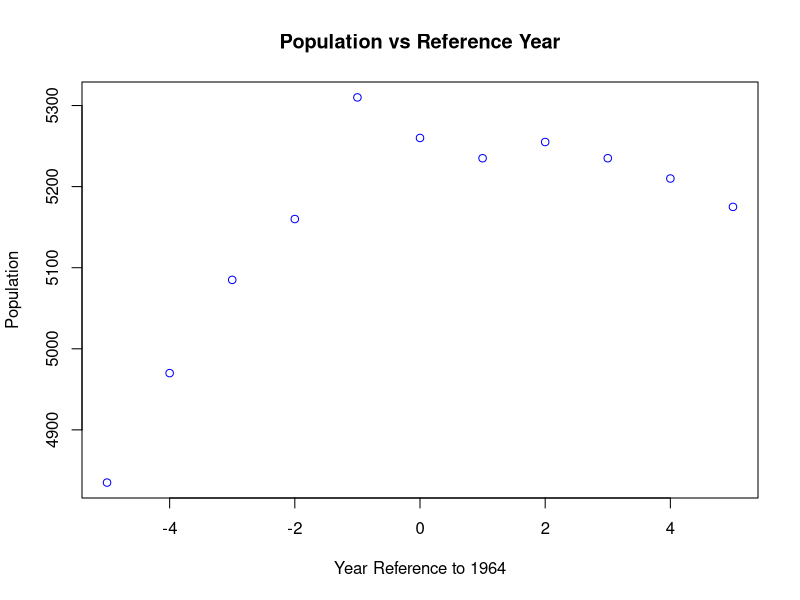
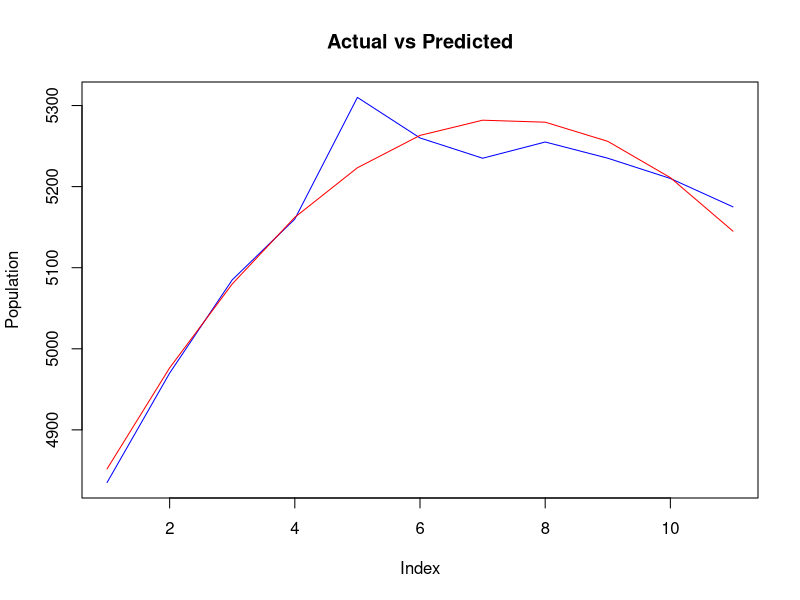
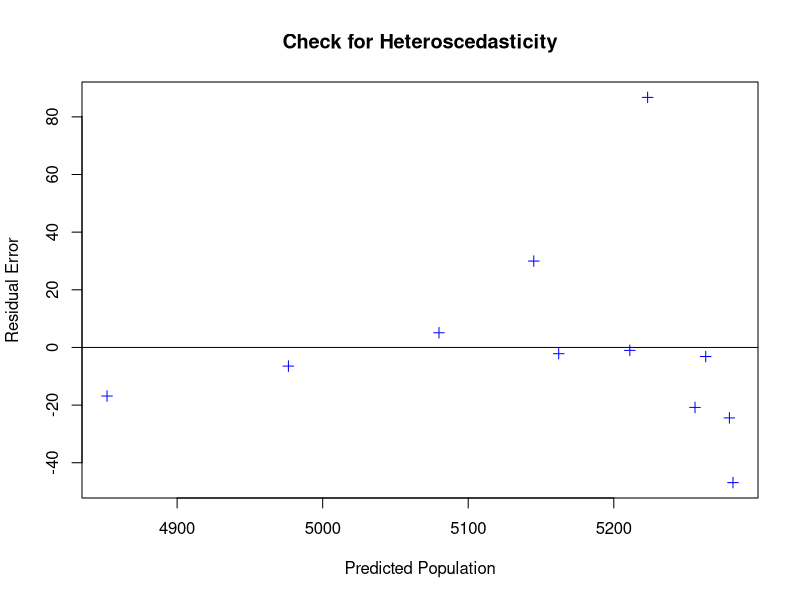

Here is the R script that generated these plots, in order:
# ************************************************************************************************************************
# Polynomial Regression in R - Population Data
# 
# We will demonstrate a polynomial regression in R by creating a population dataset
# 
# ************************************************************************************************************************
options(scipen = 999)

# external libraries
library(car)
library(lmtest)

# Create the dataset
# We create a Year and Population variable
Year <- c(1959, 1960, 1961, 1962, 1963, 1964, 1965, 1966, 1967, 1968, 1969)
Population <- c(4835, 4970, 5085, 5160, 5310, 5260, 5235, 5255, 5235, 5210, 5175)
# Now we create the data frame
PopulationData <- data.frame(Year, Population)
# we check the variable types
str(PopulationData)

# ********** Data Exploration and Data Preparation Block **************************************************** #

# For convenience, we smoothen out the data by taking the median of the year variable and setting it to zero and other values as
# negihbourhood of zero and adding a new variable for smoothened Year
PopulationData$YearX <- PopulationData$Year - median(PopulationData$Year)

# Lets visualize the relationship
plot(PopulationData$YearX, PopulationData$Population, xlab = "Year Reference to 1964", ylab = "Population", col = "blue",
     main = "Population vs Reference Year")
# Clearly this is not a linear model and we have to devise a polynomial model that better approximates our data

# ********** Regression Model **************************************************** #

# At what degree of the polynomial stop? Depends on the degree of precision that we seek. 
# The greater the degree of the polynomial, the greater the accuracy of the model, but the greater the risk of overfitting

# lets assume we will fit the model for polynomial of degree 2 and degree 3

Reg <- lm(PopulationData$Population ~ PopulationData$YearX + I(PopulationData$YearX^2) + I(PopulationData$YearX^3))
summary(Reg)

# We see with 94.6% explainability the polynomial with degree 3 is not statistically significant.. 
# Dropping the variables and re-run the model

Reg <- lm(PopulationData$Population ~ PopulationData$YearX + I(PopulationData$YearX^2))
summary(Reg) # With 92.6% explainability and all Polynomials are statistically significant

# The final model
Reg_final <- lm(PopulationData$Population ~ PopulationData$YearX + I(PopulationData$YearX^2))
summary(Reg_final)

# ********** Model Diagnostics **************************************************** #

# We will predict a set of population values using our model
predicted_Population <- predict(Reg_final)
# actual population values
actual_population <- PopulationData$Population
residual_errors <- resid(Reg_final)
diagnostic_dataFrame <- data.frame(actual_population, predicted_Population, residual_errors)

# Lets plot the actual vs predicted
plot(diagnostic_dataFrame$actual_population, type = "l", col = "blue", main = "Actual vs Predicted", ylab = "Population")
lines(diagnostic_dataFrame$predicted_Population, type = "l", col = "red")

# we will now check for multicollinearity within our IDV... For a good model, multicollinearity should be less than 10
# multicollinearity is checked using the function vif() - or variable inflation factor
vif(Reg_final)

# we will now check for heteroscedasticity
# to check heteroscedasticity, we plot, predicted vs residual
plot(diagnostic_dataFrame$predicted_Population, diagnostic_dataFrame$residual_errors, abline(0,0), main = "Check for Heteroscedasticity",
     xlab = "Predicted Population", ylab = "Residual Error", pch = 3, col = "blue")
# The variances are random and there are no strong pattern emerging from the plot
# To confirm absence of heteroscedasticity, we run the Bruesh-Pagen Test
bptest(Reg_final)
# Positive and p-value not statistically significant, confirms the absence of heteroscedasticity

# Sum of all residual errors should be zero
round(sum(Reg_final$residuals), digits = 6)

# ********** Conclusion **************************************************** #

# We see with very minimal Multicollinearity, no heteroscedasticity and a good Adjusted R-Squared of 
# 92.6% explainability, Reg_final can be accepted as a good predictive model to predict Population as a function of 
# IDVs
summary(Reg_final)
